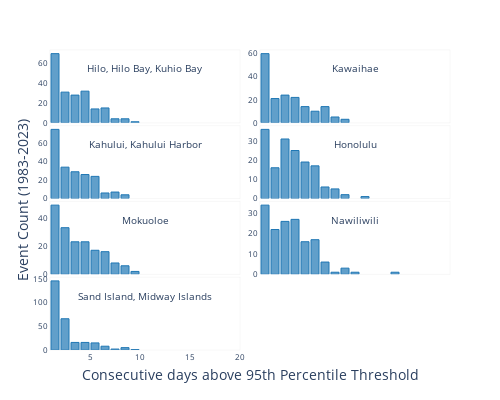

Source (notebook cell):
### Markdown cell above
Note again that consecutive days above the 95th percentile threshold means that the sea level meets or exceeds that threshold at least once per day consecutively, e.g. two consecutive higher-high tides.

### Make it interactive

### Code cell
import plotly.graph_objects as go
from plotly.subplots import make_subplots

# Define the number of rows and columns for the subplots
rows, cols = 4, 2

# Create a subplot grid with minimal spacing
fig = make_subplots(
    rows=rows, cols=cols, 
    vertical_spacing=0.01, horizontal_spacing=0.05  # Reduced spacing between subplots
)

# Plot histograms for each station
for i, (station, events) in enumerate(flood_events.items()):
    event_lengths = [e['length'] for e in events]
    row = (i // cols) + 1
    col = (i % cols) + 1
    
    # Define the hovertemplate with units
    hovertemplate = (
        "Duration: %{x} days<br>" +
        "Event Count: %{y} " +
        "<extra></extra>"
    )

    fig.add_trace(go.Histogram(
        x=event_lengths,
        xbins=dict(start=1, end=20, size=1),  # Ensure each bin corresponds to 1 day
        marker=dict(color="rgba(31, 119, 180, 0.7)", line=dict(width=1, color='rgba(31, 119, 180, 1)')),  # Blue color with transparency
        showlegend=False,
        hovertemplate=hovertemplate,
    ), row=row, col=col)
    
    # Set outline for each subplot
    fig.update_xaxes(showline=True, linewidth=0.2, linecolor='lightgrey', mirror=True, row=row, col=col,tickfont=dict(size=8),range = [1,20], matches='x')
    fig.update_yaxes(showline=True, linewidth=0.2, linecolor='lightgrey', mirror=True, row=row, col=col,tickfont=dict(size=8),)
    # fig.update_annotations(selector=dict(row=row, col=col), font=dict(size=12))  # Adjust title font size
    
    # Remove x-axis labels from all rows except the last one
    if row < rows:
        fig.update_xaxes(showticklabels=False, row=row, col=col)

    fig.add_annotation(
        text=station,
        x=0.5, y=0.87,  # Position in the top right corner
        xref="x domain",  # Reference the x-axis domain of the subplot
        yref="y domain",  # Reference the y-axis domain of the subplot
        row=row,  # Reference the x-axis domain of the subplot
        col=col,  # Reference the y-axis domain of the subplot
        showarrow=False,
        font=dict(size=10),
        xanchor='center', yanchor='top'
    )


# Add the x-axis label using an annotation and nudge it to the right
fig.add_annotation(
    text=f"Consecutive days above {percentile}th Percentile Threshold",
    x=0.5,  # Centered horizontally
    y=-0.12,  # Position it below the bottom row of subplots
    xref="paper",
    yref="paper",
    showarrow=False,
    font=dict(size=14),
    xanchor="center",  # You can change this to "left" or "right" to further adjust
)

# Add the x-axis label using an annotation and nudge it to the right
fig.add_annotation(
    text="Event Count (1983-2023)",
    y=0.5,  
    x=-0.1,  
    xref="paper",
    yref="paper",
    showarrow=False,
    font=dict(size=14),
    yanchor="middle",  # You can change this to "left" or "right" to further adjust
    textangle=-90
)



# Adjust layout to ensure a white background and reduce spacing between plots
fig.update_layout(
    height=400, width=500,  # Set the figure size
    margin=dict(t=50, b=50, l=50, r=50),  # Ensure enough space for titles and labels
    bargap=0.2,  # Increase space between bars
    plot_bgcolor='white',  # Ensure the background of the plot is white
    paper_bgcolor='white',  # Set the paper background color to white
)

# Show the interactive plot
fig.show()

#save html
fig.write_html(output_dir / 'flood_duration_histograms.html', full_html=True)

### Figure 1 — Plotly figure (JSON) as saved in the notebook; plotly's stock layout.template omitted (floating-point values rounded to 4 significant figures; data arrays with more than 128 entries replaced by an {"elided": "..."} marker saying what was removed)
{"data": [{"hovertemplate": "Duration: %{x} days<br>Event Count: %{y} <extra></extra>", "marker": {"color": "rgba(31, 119, 180, 0.7)", "line": {"color": "rgba(31, 119, 180, 1)", "width": 1}}, "showlegend": false, "type": "histogram", "x": {"elided": "199 int values"}, "xaxis": "x", "xbins": {"end": 20, "size": 1, "start": 1}, "yaxis": "y"}, {"hovertemplate": "Duration: %{x} days<br>Event Count: %{y} <extra></extra>", "marker": {"color": "rgba(31, 119, 180, 0.7)", "line": {"color": "rgba(31, 119, 180, 1)", "width": 1}}, "showlegend": false, "type": "histogram", "x": {"elided": "173 int values"}, "xaxis": "x2", "xbins": {"end": 20, "size": 1, "start": 1}, "yaxis": "y2"}, {"hovertemplate": "Duration: %{x} days<br>Event Count: %{y} <extra></extra>", "marker": {"color": "rgba(31, 119, 180, 0.7)", "line": {"color": "rgba(31, 119, 180, 1)", "width": 1}}, "showlegend": false, "type": "histogram", "x": {"elided": "205 int values"}, "xaxis": "x3", "xbins": {"end": 20, "size": 1, "start": 1}, "yaxis": "y3"}, {"hovertemplate": "Duration: %{x} days<br>Event Count: %{y} <extra></extra>", "marker": {"color": "rgba(31, 119, 180, 0.7)", "line": {"color": "rgba(31, 119, 180, 1)", "width": 1}}, "showlegend": false, "type": "histogram", "x": {"elided": "158 int values"}, "xaxis": "x4", "xbins": {"end": 20, "size": 1, "start": 1}, "yaxis": "y4"}, {"hovertemplate": "Duration: %{x} days<br>Event Count: %{y} <extra></extra>", "marker": {"color": "rgba(31, 119, 180, 0.7)", "line": {"color": "rgba(31, 119, 180, 1)", "width": 1}}, "showlegend": false, "type": "histogram", "x": {"elided": "177 int values"}, "xaxis": "x5", "xbins": {"end": 20, "size": 1, "start": 1}, "yaxis": "y5"}, {"hovertemplate": "Duration: %{x} days<br>Event Count: %{y} <extra></extra>", "marker": {"color": "rgba(31, 119, 180, 0.7)", "line": {"color": "rgba(31, 119, 180, 1)", "width": 1}}, "showlegend": false, "type": "histogram", "x": {"elided": "155 int values"}, "xaxis": "x6", "xbins": {"end": 20, "size": 1, "start": 1}, "yaxis": "y6"}, {"hovertemplate": "Duration: %{x} days<br>Event Count: %{y} <extra></extra>", "marker": {"color": "rgba(31, 119, 180, 0.7)", "line": {"color": "rgba(31, 119, 180, 1)", "width": 1}}, "showlegend": false, "type": "histogram", "x": {"elided": "275 int values"}, "xaxis": "x7", "xbins": {"end": 20, "size": 1, "start": 1}, "yaxis": "y7"}], "layout": {"annotations": [{"font": {"size": 10}, "showarrow": false, "text": "Hilo, Hilo Bay, Kuhio Bay", "x": 0.5, "xanchor": "center", "xref": "x domain", "y": 0.87, "yanchor": "top", "yref": "y domain"}, {"font": {"size": 10}, "showarrow": false, "text": "Kawaihae", "x": 0.5, "xanchor": "center", "xref": "x2 domain", "y": 0.87, "yanchor": "top", "yref": "y2 domain"}, {"font": {"size": 10}, "showarrow": false, "text": "Kahului, Kahului Harbor", "x": 0.5, "xanchor": "center", "xref": "x3 domain", "y": 0.87, "yanchor": "top", "yref": "y3 domain"}, {"font": {"size": 10}, "showarrow": false, "text": "Honolulu", "x": 0.5, "xanchor": "center", "xref": "x4 domain", "y": 0.87, "yanchor": "top", "yref": "y4 domain"}, {"font": {"size": 10}, "showarrow": false, "text": "Mokuoloe", "x": 0.5, "xanchor": "center", "xref": "x5 domain", "y": 0.87, "yanchor": "top", "yref": "y5 domain"}, {"font": {"size": 10}, "showarrow": false, "text": "Nawiliwili", "x": 0.5, "xanchor": "center", "xref": "x6 domain", "y": 0.87, "yanchor": "top", "yref": "y6 domain"}, {"font": {"size": 10}, "showarrow": false, "text": "Sand Island, Midway Islands", "x": 0.5, "xanchor": "center", "xref": "x7 domain", "y": 0.87, "yanchor": "top", "yref": "y7 domain"}, {"font": {"size": 14}, "showarrow": false, "text": "Consecutive days above 95th Percentile Threshold", "x": 0.5, "xanchor": "center", "xref": "paper", "y": -0.12, "yref": "paper"}, {"font": {"size": 14}, "showarrow": false, "text": "Event Count (1983-2023)", "textangle": -90, "x": -0.1, "xref": "paper", "y": 0.5, "yanchor": "middle", "yref": "paper"}], "bargap": 0.2, "height": 400, "margin": {"b": 50, "l": 50, "r": 50, "t": 50}, "paper_bgcolor": "white", "plot_bgcolor": "white", "width": 500, "xaxis": {"anchor": "y", "domain": [0, 0.475], "linecolor": "lightgrey", "linewidth": 0.2, "matches": "x", "mirror": true, "range": [1, 20], "showline": true, "showticklabels": false, "tickfont": {"size": 8}}, "xaxis2": {"anchor": "y2", "domain": [0.525, 1], "linecolor": "lightgrey", "linewidth": 0.2, "matches": "x", "mirror": true, "range": [1, 20], "showline": true, "showticklabels": false, "tickfont": {"size": 8}}, "xaxis3": {"anchor": "y3", "domain": [0, 0.475], "linecolor": "lightgrey", "linewidth": 0.2, "matches": "x", "mirror": true, "range": [1, 20], "showline": true, "showticklabels": false, "tickfont": {"size": 8}}, "xaxis4": {"anchor": "y4", "domain": [0.525, 1], "linecolor": "lightgrey", "linewidth": 0.2, "matches": "x", "mirror": true, "range": [1, 20], "showline": true, "showticklabels": false, "tickfont": {"size": 8}}, "xaxis5": {"anchor": "y5", "domain": [0, 0.475], "linecolor": "lightgrey", "linewidth": 0.2, "matches": "x", "mirror": true, "range": [1, 20], "showline": true, "showticklabels": false, "tickfont": {"size": 8}}, "xaxis6": {"anchor": "y6", "domain": [0.525, 1], "linecolor": "lightgrey", "linewidth": 0.2, "matches": "x", "mirror": true, "range": [1, 20], "showline": true, "showticklabels": false, "tickfont": {"size": 8}}, "xaxis7": {"anchor": "y7", "domain": [0, 0.475], "linecolor": "lightgrey", "linewidth": 0.2, "matches": "x", "mirror": true, "range": [1, 20], "showline": true, "tickfont": {"size": 8}}, "xaxis8": {"anchor": "y8", "domain": [0.525, 1]}, "yaxis": {"anchor": "x", "domain": [0.7575, 1], "linecolor": "lightgrey", "linewidth": 0.2, "mirror": true, "showline": true, "tickfont": {"size": 8}}, "yaxis2": {"anchor": "x2", "domain": [0.7575, 1], "linecolor": "lightgrey", "linewidth": 0.2, "mirror": true, "showline": true, "tickfont": {"size": 8}}, "yaxis3": {"anchor": "x3", "domain": [0.505, 0.7475], "linecolor": "lightgrey", "linewidth": 0.2, "mirror": true, "showline": true, "tickfont": {"size": 8}}, "yaxis4": {"anchor": "x4", "domain": [0.505, 0.7475], "linecolor": "lightgrey", "linewidth": 0.2, "mirror": true, "showline": true, "tickfont": {"size": 8}}, "yaxis5": {"anchor": "x5", "domain": [0.2525, 0.495], "linecolor": "lightgrey", "linewidth": 0.2, "mirror": true, "showline": true, "tickfont": {"size": 8}}, "yaxis6": {"anchor": "x6", "domain": [0.2525, 0.495], "linecolor": "lightgrey", "linewidth": 0.2, "mirror": true, "showline": true, "tickfont": {"size": 8}}, "yaxis7": {"anchor": "x7", "domain": [0, 0.2425], "linecolor": "lightgrey", "linewidth": 0.2, "mirror": true, "showline": true, "tickfont": {"size": 8}}, "yaxis8": {"anchor": "x8", "domain": [0, 0.2425]}}}
